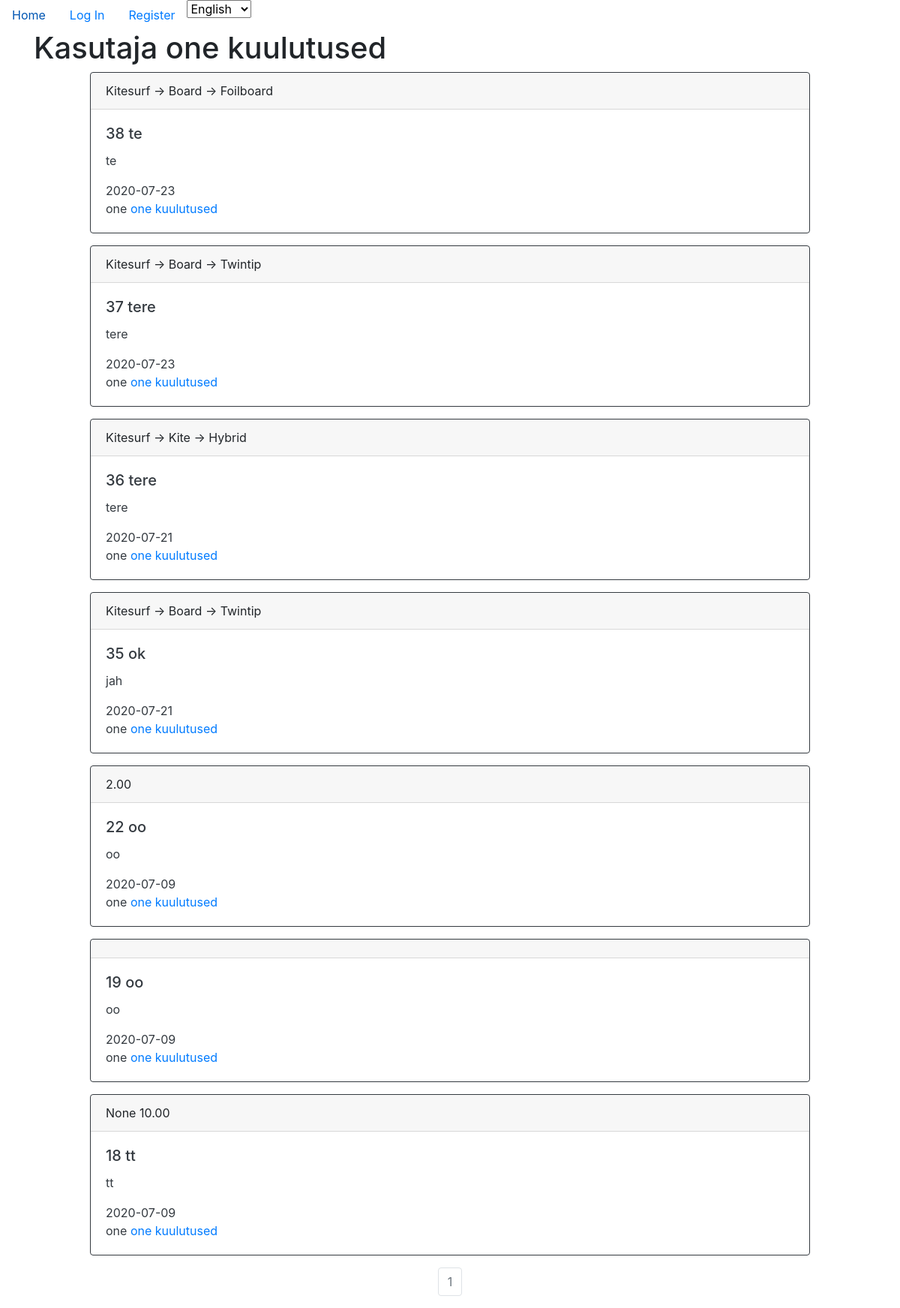
The app's page /1/userads with its own data.
### surf24/models.py (models this page shows, shortened)
class User(db.Model, UserMixin):
    __tablename__ = 'users'
    id = db.Column(db.Integer, primary_key=True, index=True)
    username = db.Column(db.String(20), unique=True, index=True)
    email = db.Column(db.String(30), unique=True, index=True)
    phone = db.Column(db.String(15), unique=True, index=True)
    password_hash = db.Column(db.String(128))
    oauth = db.Column(db.Enum(oauth))
    role = db.Column(db.Enum(Roles), default='USER')
    profile_image = db.Column(db.String(20), nullable=False, default='default_profile_image.png')
    adverts = db.relationship('Advert', backref='author', lazy=True)

class Advert(db.Model):
    __tablename__ = 'adverts'
    users = db.relationship(User)
    id = db.Column(db.Integer, primary_key=True, index=True)
    user_id = db.Column(db.Integer, db.ForeignKey('users.id'), nullable=False)
    date = db.Column(db.DateTime, nullable=False, default=datetime.utcnow)
    title = db.Column(db.String(50), nullable=False)
    text = db.Column(db.String(500), nullable=False)
    price = db.Column(db.Numeric(10,2))
    condition = db.Column(db.Enum(condition))
    location = db.Column(db.String(20))
    hide = db.Column(db.Boolean, default=False, nullable=False)
    images = db.relationship('Picture', backref='picture', lazy=True)
    categories = db.relationship('AdvertCategory', backref='advert_category', lazy=True)

class Category(db.Model):
    __tablename__ = 'categories'
    id = db.Column(db.Integer, primary_key=True, index=True)
    name = db.Column(db.String(30))
    parent = db.Column(db.Integer)
    order = db.Column(db.Integer)
    en = db.Column(db.String(30))
    de = db.Column(db.String(30))
    fr = db.Column(db.String(30))
    ru = db.Column(db.String(30))
    ee = db.Column(db.String(30))
    es = db.Column(db.String(30))
    eo = db.Column(db.String(30))

class AdvertCategory(db.Model):
    __tablename__ = 'advert_category'
    adverts = db.relationship(Advert)
    id = db.Column(db.Integer, primary_key=True, index=True)
    advert_id = db.Column(db.Integer, db.ForeignKey('adverts.id'), nullable=False)
    category1 = db.Column(db.Integer) # categories on päris tabeli nimi!
    category2 = db.Column(db.Integer)
    category3 = db.Column(db.Integer)
    brand = db.Column(db.String(20))
    size = db.Column(db.Float)
    price = db.Column(db.Numeric(10,2))
    timestamp = db.Column(db.DateTime(timezone=True), nullable=False, default=date.today())

### surf24/core/views.py (the view)
@core.route('/<int:user_id>/userads', methods=['GET', 'POST'])
def userAdverts(user_id):
    page = request.args.get('page', 1, type=int)
    per_page = request.args.get('per_page', 10, type=int)
    Cat2 = aliased(Category, name="Cat2")
    Cat3 = aliased(Category, name="Cat3")
    adverts = db.session.query(Advert, AdvertCategory, Category, Cat2, Cat3).filter_by(user_id=user_id).join(AdvertCategory)
    adverts = adverts.outerjoin(Category, AdvertCategory.category1==Category.id)
    adverts = adverts.outerjoin(Cat2, AdvertCategory.category2==Cat2.id)
    adverts = adverts.outerjoin(Cat3, AdvertCategory.category3==Cat3.id)
    adverts = adverts.order_by(Advert.date.desc()).paginate(page=page,per_page=per_page)
    author = User.query.filter_by(id=user_id).first()
    return render_template('index.html' , current_user=current_user, adverts=adverts, author=author)

### surf24/templates/index.html
{% extends 'base.html' %}
{% block content %}
<div class="cointainer">
{% if filterForm %}
<form class="form_group" method = "POST" enctype="multipart/form-data">
    {{filterForm.hidden_tag()}}
    {{ filterForm.hidden_if_form_sent() }}
  <div class="form_group" >
    <div class="card border-dark mb-3" style="width:60rem; display: block; margin-left: auto; margin-right: auto">
      <div class="card-header text-light bg-secondary">{{_('Search filters')}}</div>
      <div class="card-body text-dark bg-light", style="overflow:hidden">
        <div class="form-row">
            <div class="col-md-3 mb-3">
              {{_(filterForm.category1.label())}}
              {{filterForm.category1(class="form-control", onchange="submit()")}}
              <div class="invalid-tooltip">
              </div>
            </div>
            {% if filterForm.category2.choices|length > 1  %}
              <div class="col-md-3 mb-3">
                {{filterForm.category2.label()}}
                {{filterForm.category2(class="form-control", onchange="submit()")}}
                <div class="invalid-tooltip">
                </div>
              </div>
            {% endif %}
            {% if filterForm.category3.choices|length > 1  %}
              <div class="col-md-3 mb-3">
                {{filterForm.category3.label()}}
                {{filterForm.category3(class="form-control", onchange="submit()")}}
                <div class="invalid-tooltip">
                </div>
              </div>
            {% endif %}
          </div>
        <div class="form-row">
            <div class="col-md-2 mb-3">
              {{filterForm.size.label()}}
              {% if filterForm.size.data != None %}
                {{filterForm.size(class="form-control", onchange="submit()", value = filterForm.size.data )}}
              {% else %}
                {{filterForm.size(class="form-control", onchange="submit()")}}
              {% endif %}
              <div class="invalid-tooltip">
              </div>
            </div>
            <div class="col-md-2 mb-3">
              {{filterForm.sizeMax.label()}}
              {% if filterForm.sizeMax.data != None %}
                {{filterForm.sizeMax(class="form-control", onchange="submit()", value = filterForm.sizeMax.data)}}
              {% else %}
                {{filterForm.sizeMax(class="form-control", onchange="submit()")}}
              {% endif %}
              <div class="invalid-tooltip">
              </div>
            </div>
            <div class="col-md-4 mb-3">
              {{filterForm.brand.label()}}
              {{filterForm.brand(class="form-control", onchange="submit()")}}
              <div class="invalid-tooltip">
              </div>
            </div>
          </div>
          <div class="form-row">
              <div class="col-md-2 mb-3">
                {{filterForm.price.label()}}
                {% if filterForm.price.data != None %}
                  {{filterForm.price(class="form-control", onchange="submit()", value = filterForm.price.data)}}
                {% else %}
                  {{filterForm.price(class="form-control", onchange="submit()")}}
                {% endif %}
                <div class="invalid-tooltip">
                </div>
              </div>
              <div class="col-md-2 mb-3">
                {{filterForm.priceMax.label()}}
                {% if filterForm.priceMax.data == None %}
                  {{filterForm.priceMax(class="form-control", onchange="submit()", value = filterForm.priceMax.data)}}
                {% else %}
                  {{filterForm.priceMax(class="form-control", onchange="submit()", value = filterForm.priceMax.data)}}
                {% endif %}
                <div class="invalid-tooltip">
                </div>
              </div>
              <div class="col-md-4 mb-3">
                {{filterForm.searchKeyword.label()}}
                {{filterForm.searchKeyword(class="form-control", onchange="submit()")}}
                <div class="invalid-tooltip">
                </div>
              </div>
            </div>
        {{filterForm.submitbutton(class = "btn btn-primary", style="float: left;")}}
        {{filterForm.clearFilters(class = "btn btn-primary", style="float: right;")}}
      </div>
    </div>
  </div>
</div>
{% else %}
  {% if current_user == author %}
    <h1>Minu kuulutused</h1>
  {% else %}
    <h1>Kasutaja {{author.username}} kuulutused</h1>
  {% endif %}
{% endif %}
<div class="container"">
  {% for ad in adverts.items %}
    <div class="card border-dark mb-3" style="width: 60rem; display: block; margin-left: auto; margin-right: auto">
      <div class="card-header">
        {% if ad.Category != None and ad.Category.id > 20 %}
          {{ ad.Category.name }}
        {% endif %}
        {% if ad.Cat2 != None %}
           -> {{ ad.Cat2.name }}
        {% endif %}
        {% if ad.Cat3 != None %}
          -> {{ ad.Cat3.name }}
        {% endif %}
          {% if ad.AdvertCategory.price != None %}
            {{ad.AdvertCategory.price}}
          {% endif %}
      </div>
      <div class="card-body text-dark">
        <h5 class="card-title">{{ad.Advert.id}} {{ad.Advert.title}}</h5>
        <p class="card-text">{{ad.Advert.text}}</p>{{ad.Advert.date.date()}}<br>{{ad.Advert.author.username}}
        <a href="{{ url_for('core.userAdverts', user_id = ad.Advert.author.id) }}">{{ad.Advert.author.username}} kuulutused</a>
      </div>
    </div>
  {% endfor %}
</div>
  <nav aria-label='Page navigation example'>
    <ul class="pagination justify-content-center">
      {% for page_num in adverts.iter_pages(left_edge=1, right_edge=1, left_current=1, right_current=2) %}
        {% if adverts.page == page_num %}
          <li class='page-item disabled'>
            <a class="page-link" href="{{url_for('core.index', page=page_num)}}">{{ page_num }}</a>
          </li>
        {% else %}
          <li class='page-item'>
            <a class="page-link" href="{{url_for('core.index', page=page_num)}}">{{ page_num }}</a>
          </li>
        {% endif %}
      {% endfor %}
    </ul>
  </nav>
{% endblock %}

### surf24/templates/base.html (shortened to what this page needs)
<!DOCTYPE html>
<html lang="en" dir="ltr">
  <head>
    <link rel="stylesheet" href="https://stackpath.bootstrapcdn.com/bootstrap/4.5.0/css/bootstrap.min.css">
  </head>
  <body>
    <ul class="nav">
     <li class="nav-item">
       <a class="nav-link" href="{{ url_for('core.index') }}">{{_('Home')}}</a>
     </li>
       {% if current_user.is_authenticated %}
       <li class="nav-link"><a href="{{ url_for('users.logout') }}">{{_('Log Out')}}</a></li>
       <li class="nav-link"><a href="{{ url_for('users.account') }}">{{_('Account')}}</a></li>
       <li class="nav-link"><a href="{{ url_for('ads.create_ad') }}">{{_('Add new advert')}}</a></li>
       <li class="nav-link"><a href="{{ url_for('core.myAdverts') }}">{{_('My adds')}}</a></li>
       <li class="nav-link"><a href="{{ url_for('users.account') }}">{{_('My profile')}}</a></li>
       {% else %}
       <li class="nav-link"><a href="{{ url_for('users.login') }}">{{_('Log In')}}</a></li>
       <li class="nav-link"><a href="{{ url_for('users.register') }}">{{_('Register')}}</a></li>
       {% endif %}
     <form class="form_group" method = "POST" action="{{ url_for('core.lang') }}" enctype="multipart/form-data" onchange="submit()">
       <select id="cars" name="cars">
         <option value="en" {% if session['lang'] == 'en' %}selected{% endif %}>English</option>
       </select>
     </form>
   </ul>
<div class="container">
    {% block content %}
    {% endblock %}
</div>
  </body>
</html>

### records on screen
User: username "one"
Advert: Category.name "Kitesurf", Cat2.name "Board", Cat3.name "Foilboard", Advert.id "38", Advert "te", Advert.text "te", Advert "2020-07-23", Advert.author.username "one"
Advert: Category.name "Kitesurf", Cat2.name "Board", Cat3.name "Twintip", Advert.id "37", Advert "tere", Advert.text "tere", Advert "2020-07-23", Advert.author.username "one"
Advert: Category.name "Kitesurf", Cat2.name "Kite", Cat3.name "Hybrid", Advert.id "36", Advert "tere", Advert.text "tere", Advert "2020-07-21", Advert.author.username "one"
Advert: Category.name "Kitesurf", Cat2.name "Board", Cat3.name "Twintip", Advert.id "35", Advert "ok", Advert.text "jah", Advert "2020-07-21", Advert.author.username "one"
Advert: AdvertCategory.price "2.00", Advert.id "22", Advert "oo", Advert.text "oo", Advert "2020-07-09", Advert.author.username "one"
Advert: Advert.id "19", Advert "oo", Advert.text "oo", Advert "2020-07-09", Advert.author.username "one"
Advert: Category.name "None", AdvertCategory.price "10.00", Advert.id "18", Advert "tt", Advert.text "tt", Advert "2020-07-09", Advert.author.username "one"

### other values on screen
{{ page_num }} "1"
